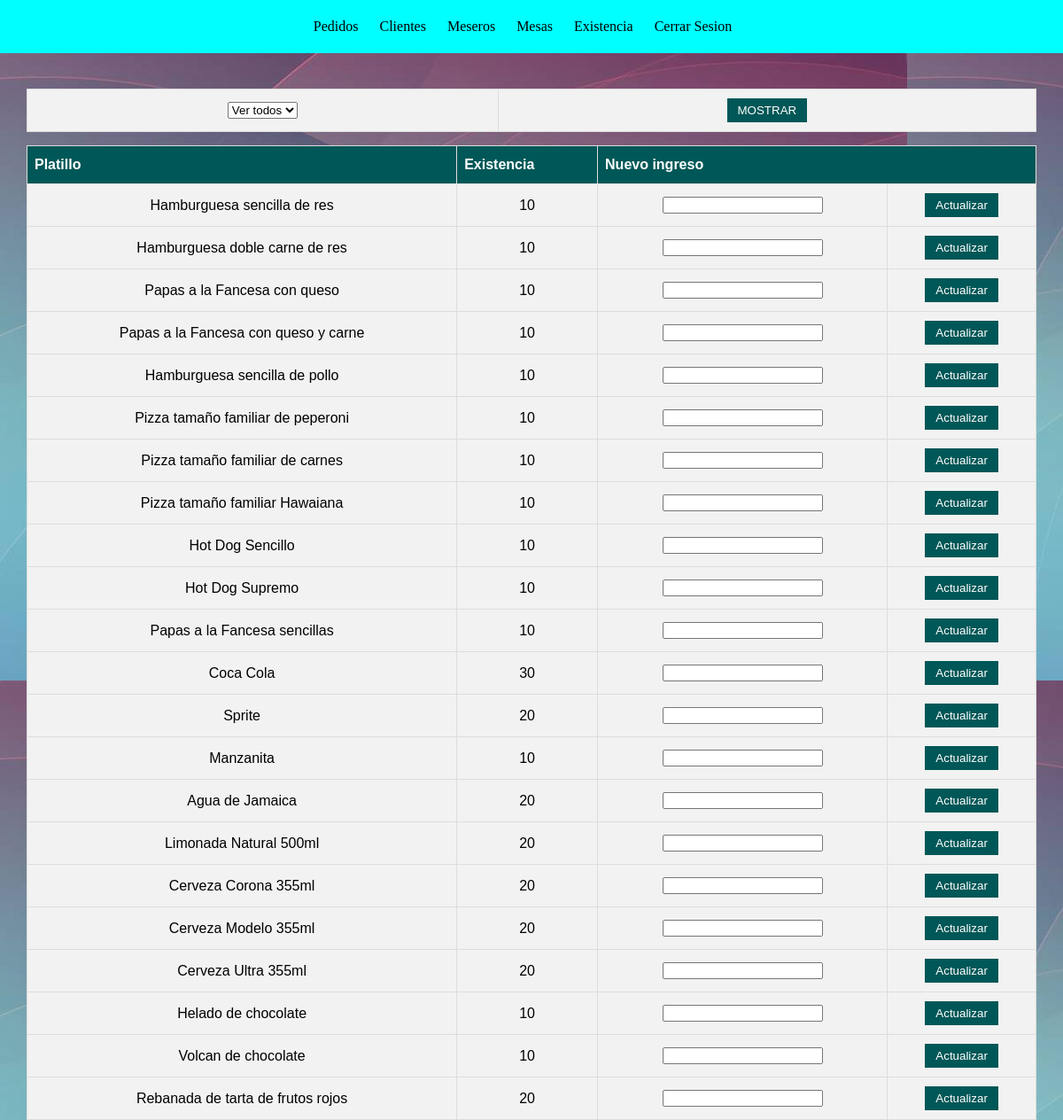
/ab-model/ab-model/php/existencia.php, run on the app's committed database.
### tables this page shows
CREATE TABLE IF NOT EXISTS `platillo` (
  `ID_platillo` varchar(10) NOT NULL,
  `Nombre` varchar(50) NOT NULL,
  `Descripcion` text NOT NULL,
  `Precio` decimal(10,0) NOT NULL,
  `Existencia` int(11) NOT NULL,
  `ImagenPlatillo` varchar(20) NOT NULL,
  PRIMARY KEY (`ID_platillo`),
  UNIQUE KEY `ImagenPlatillo` (`ImagenPlatillo`)
);

### ab-model/ab-model/php/existencia.php (the view, shortened to what this page needs)
<?php
	$link = mysqli_connect("localhost", "root", "", "ab_model");
?>
<!DOCTYPE html>
<html>
<head>
</head>
<body>
	<nav>
		<ul>
			<li><a href="pedidos.php">Pedidos</a></li>
      <li><a href="CRUD_clientes.php">Clientes</a></li>
      <li><a href="CRUD_meseros.php">Meseros</a></li>
      <li><a href="mesasFull.php">Mesas</a></li>
      <li><a href="existencia.php">Existencia</a></li>
      <li><a href="LogOutA.php">Cerrar Sesion</a></li>
		</ul>
	</nav>
	<article>
	<table>
		<tr>
			<form method="GET">
				<td>
					<select name="pd">
						<option value="">Ver todos</option>
					</select>
				</td>
				<td>
					<button type="submit">MOSTRAR</button>
				</td>
			</form>
		</tr>
	</table>
	<table>
		<tr>
			<th>Platillo</th>
			<th>Existencia</th>
			<th colspan="2">Nuevo ingreso</th>
		</tr>
		<?php
		$idtemp = $_GET['pd'];
			$sql = "SELECT * FROM platillo WHERE ID_platillo LIKE '$idtemp%'";
			$resultado = mysqli_query($link,$sql);
			while ($mostrar=mysqli_fetch_array($resultado)) {
		?>
		<tr>
			<td><?php echo $mostrar['Nombre']; ?></td>
			<td><?php echo $mostrar['Existencia']; ?></td>
			<form method="POST" action="actualizar_existencia.php">
				<td><input type="number" name="extra" required min="1"></td>
				<td><button type="submit">Actualizar</button></td>
			</form>
		</tr>
	<?php } ?>
	</table>
</article>
</body>
</html>

### ab-model/ab-model/php/existencia.php (style rules this page uses)
* { margin: 0; padding: 0; }
body { background:url("../IMG/relajado.jpg"); width: 100%; }
article { width: 100%; margin-top: 100px; }
nav { position: fixed; width: 100%; height: 60px; background:aqua; text-align: center; float: left; margin-top: -100px; }
nav ul { list-style: none; padding-right: 20px; }
nav ul li { display: inline-block; line-height: 60px; }
nav ul li a { color: black; display: block; padding: 0 10px; text-decoration: none; }
table { font-family: Arial, Helvetica, sans-serif; border-collapse: collapse; width: 95%; margin: auto; margin-top: 15px; }
table td, table th { border: 1px solid #ddd; padding: 8px; text-align: center; }
table tr { background-color: #f2f2f2; }
table th { padding-top: 12px; padding-bottom: 12px; text-align: left; background-color: #005757; color: white; }
button { background-color: #005757; border: none; color: white; padding: 6px 12px; text-align: center; text-decoration: none; display: inline-block; margin: 2px 1px; cursor: pointer; }

### data on the page
platillo: Nombre "Hamburguesa sencilla de res", Existencia "10"
platillo: Nombre "Hamburguesa doble carne de res", Existencia "10"
platillo: Nombre "Papas a la Fancesa con queso", Existencia "10"
platillo: Nombre "Papas a la Fancesa con queso y carne", Existencia "10"
platillo: Nombre "Hamburguesa sencilla de pollo", Existencia "10"
platillo: Nombre "Pizza tamaño familiar de peperoni", Existencia "10"
platillo: Nombre "Pizza tamaño familiar de carnes", Existencia "10"
platillo: Nombre "Pizza tamaño familiar Hawaiana", Existencia "10"
platillo: Nombre "Hot Dog Sencillo", Existencia "10"
platillo: Nombre "Hot Dog Supremo", Existencia "10"
platillo: Nombre "Papas a la Fancesa sencillas", Existencia "10"
platillo: Nombre "Coca Cola", Existencia "30"
platillo: Nombre "Sprite", Existencia "20"
platillo: Nombre "Manzanita", Existencia "10"
platillo: Nombre "Agua de Jamaica", Existencia "20"
platillo: Nombre "Limonada Natural 500ml", Existencia "20"
platillo: Nombre "Cerveza Corona 355ml", Existencia "20"
platillo: Nombre "Cerveza Modelo 355ml", Existencia "20"
platillo: Nombre "Cerveza Ultra 355ml", Existencia "20"
platillo: Nombre "Helado de chocolate", Existencia "10"
platillo: Nombre "Volcan de chocolate", Existencia "10"
platillo: Nombre "Rebanada de tarta de frutos rojos", Existencia "20"
